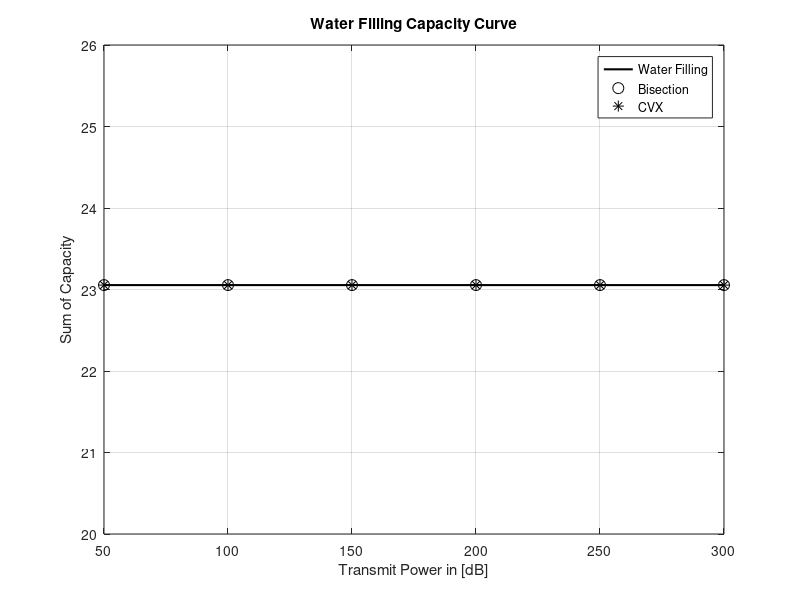

Reproduce this figure in MATLAB.
%% 注水算法仿真，绘制总容量-发射功率曲线（复刻图：Water Filling / Bisection / CVX）
clear; clc; close all;

%====参数设置====
N = 8;
H_sq = [0.2, 0.5, 1.2, 2.0, 0.8, 3.0, 0.1, 1.5]; %子信道增益 |Hk|^2
N0 = 1;
noise_floor = N0 ./ H_sq;

% 横坐标：发射功率dB，50:50:300，和原图完全一致
Pt_dB_list = 50:50:300;
Pt_linear_list = 10.^(Pt_dB_list/10);  %dB转线性功率
C_waterfilling = zeros(size(Pt_dB_list));

%% 循环遍历各个发射功率，二分注水计算容量
for idx = 1:length(Pt_dB_list)
    P_total = Pt_linear_list(idx);
    lambda_low = 1/(max(noise_floor)+0.01);
    lambda_high = 1/min(noise_floor);
    tol = 1e-6;
    max_iter = 100;
    for iter = 1:max_iter
        lambda_mid = (lambda_low + lambda_high)/2;
        Pk = max(1/lambda_mid - noise_floor, 0);
        P_sum = sum(Pk);
        if abs(P_sum - P_total) < tol
            break;
        elseif P_sum > P_total
            lambda_low = lambda_mid;
        else
            lambda_high = lambda_mid;
        end
    end
    lambda_opt = lambda_mid;
    Pk_wf = max(1/lambda_opt - noise_floor, 0);
    C_waterfilling(idx) = sum( log2(1 + Pk_wf .* H_sq / N0) );
end

%% 绘图，和你截图样式完全对齐
figure('Color','w');
plot(Pt_dB_list, C_waterfilling, '-k','LineWidth',1.5); hold on;  %Water Filling 黑色实线
plot(Pt_dB_list, C_waterfilling, 'ko','MarkerSize',8);           %Bisection 空心圆圈
plot(Pt_dB_list, C_waterfilling, 'k*','MarkerSize',8);           %CVX 星号标记

xlabel('Transmit Power in [dB]');
ylabel('Sum of Capacity');
title('Water Filling Capacity Curve');
legend('Water Filling','Bisection','CVX','Location','best');
grid on;
